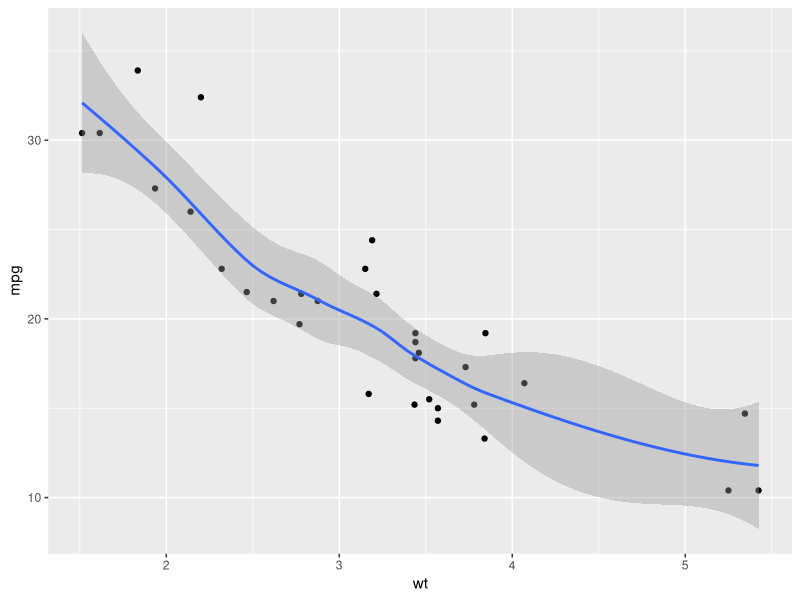
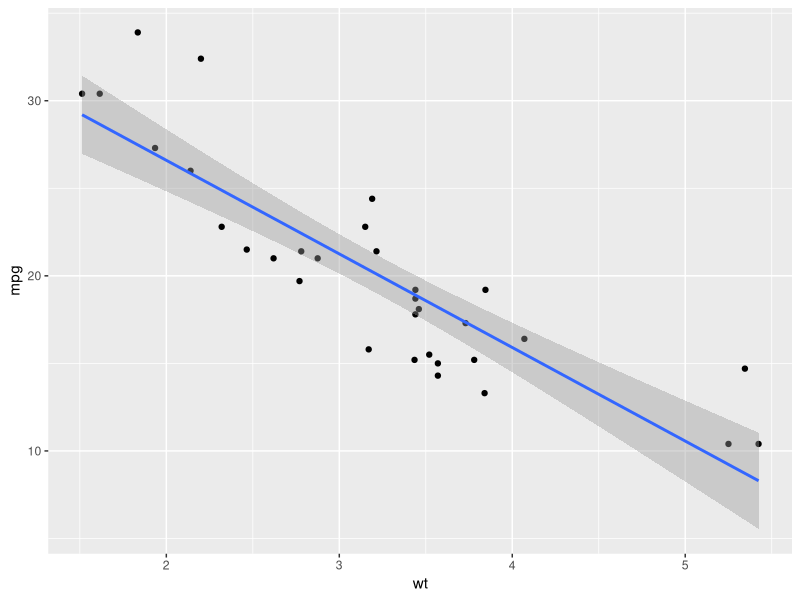
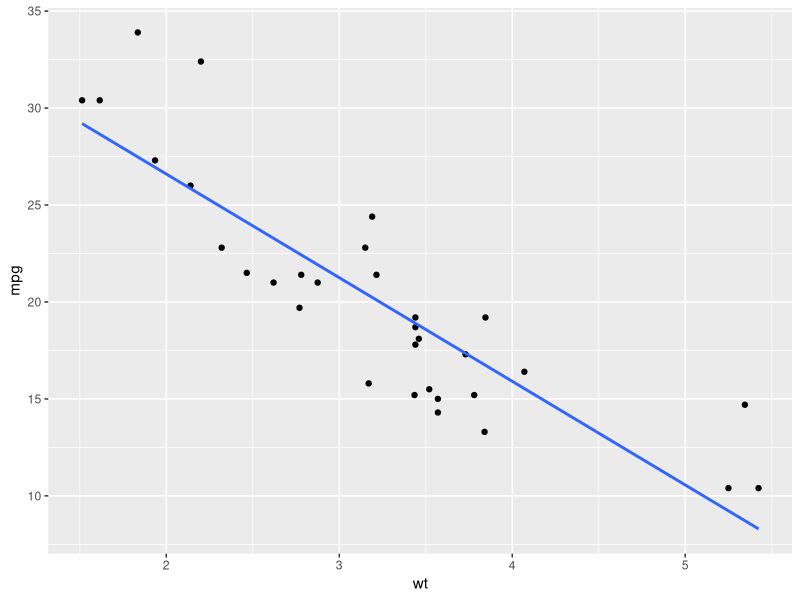
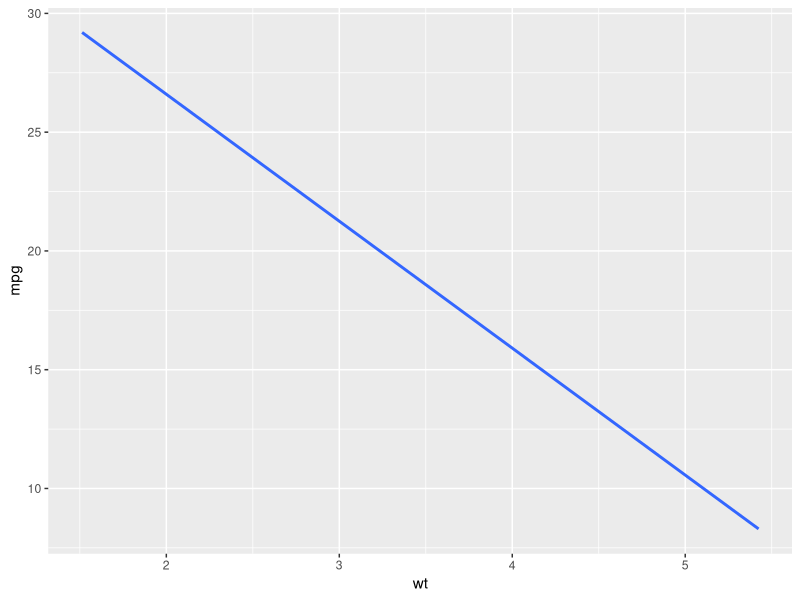
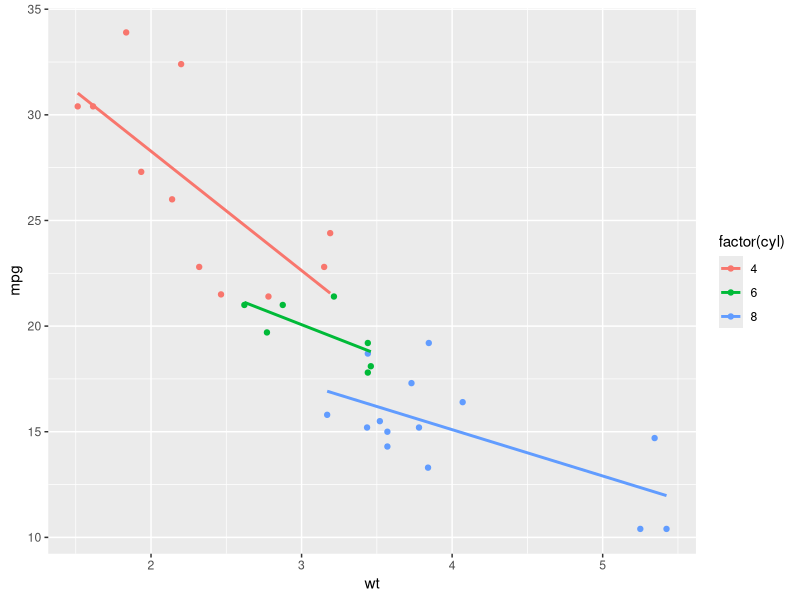
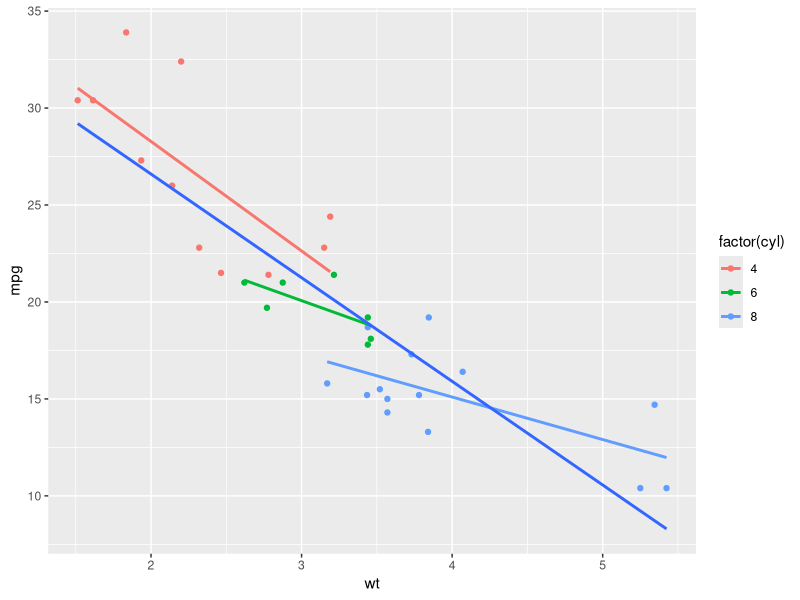
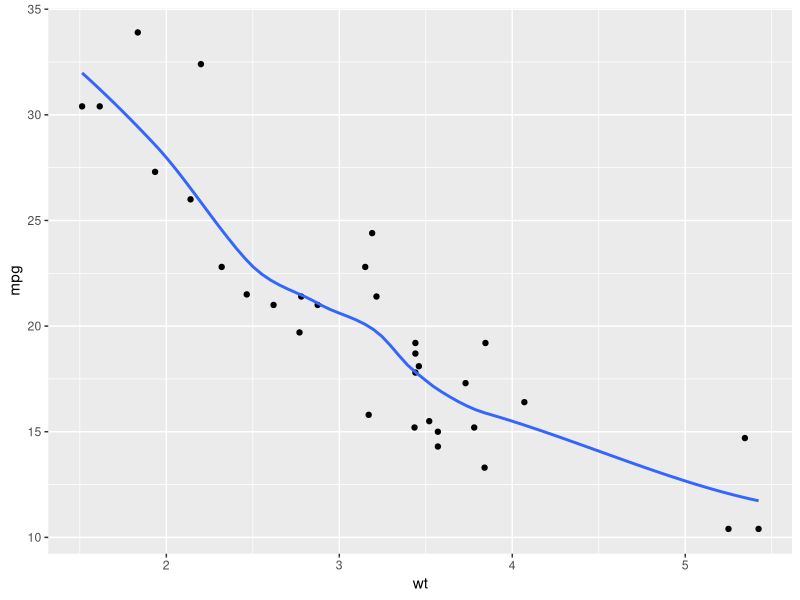
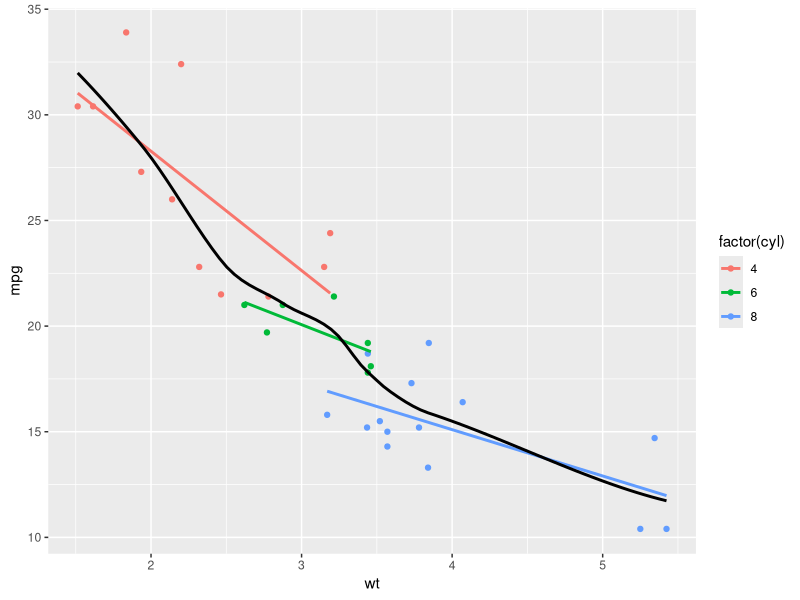

R code for these plots, in order: (Note: this script raises an error after producing the figures.)
###Chapter 1 Statistics

###Smoothing
library(ggplot2)
# ggplot2 is already loaded

# Explore the mtcars data frame with str()
str(mtcars)

# A scatter plot with LOESS smooth:
ggplot(mtcars, aes(x = wt, y = mpg)) +
  geom_point() +
  geom_smooth()

# A scatter plot with an ordinary Least Squares linear model:
ggplot(mtcars, aes(x = wt, y = mpg)) +
  geom_point() +
  geom_smooth(method = "lm")

# The previous plot, without CI ribbon:
ggplot(mtcars, aes(x = wt, y = mpg)) +
  geom_point() +
  geom_smooth(method = "lm", se = F)

# The previous plot, without points:
ggplot(mtcars, aes(x = wt, y = mpg)) +
  stat_smooth(method = "lm", se = F)

###Grouping Variables
# ggplot2 is already loaded

# Define cyl as a factor variable
ggplot(mtcars, aes(x = wt, y = mpg, col = factor(cyl))) +
  geom_point() +
  stat_smooth(method = "lm", se = F)

# Complete the following ggplot command as instructed
ggplot(mtcars, aes(x = wt, y = mpg, col = factor(cyl))) +
  geom_point() +
  stat_smooth(method = "lm", se = F) +
  stat_smooth(method = "lm", se = F, aes(group = 1))

###Modifying stat_smooth
# Plot 1: change the LOESS span
ggplot(mtcars, aes(x = wt, y = mpg)) +
  geom_point() +
  # Add span below 
  geom_smooth(se = F, span = 0.7)

# Plot 2: Set the overall model to LOESS and use a span of 0.7
ggplot(mtcars, aes(x = wt, y = mpg, col = factor(cyl))) +
  geom_point() +
  stat_smooth(method = "lm", se = F) +
  # Change method and add span below
  stat_smooth(method = "loess", aes(group = 1), 
              se = F, col = "black", span = 0.7)

# Plot 3: Set col to "All", inside the aes layer of stat_smooth()
ggplot(mtcars, aes(x = wt, y = mpg, col = factor(cyl))) +
  geom_point() +
  stat_smooth(method = "lm", se = F) +
  stat_smooth(method = "loess",
              # Add col inside aes()
              aes(group = 1, col = "All"), 
              # Remove the col argument below
              se = F, span = 0.7)

# Plot 4: Add scale_color_manual to change the colors
# See Ch1 Plot 4.png
myColors <- c(brewer.pal(3, "Dark2"), "black")
ggplot(mtcars, aes(x = wt, y = mpg, col = factor(cyl))) +
  geom_point() +
  stat_smooth(method = "lm", se = F, span = 0.75) +
  stat_smooth(method = "loess", 
              aes(group = 1, col="All"), 
              se = F, span = 0.7) +
  # Add correct arguments to scale_color_manual
  scale_color_manual("Cylinders", values = myColors)

###Modifying stat_smooth (2)
# Plot 1: Jittered scatter plot, add a linear model (lm) smooth
# See Ch1 Vocab Plot 1
ggplot(Vocab, aes(x = education, y = vocabulary)) +
  geom_jitter(alpha = 0.2) +
  stat_smooth(method = "lm", se = F)

# Plot 2: Only lm, colored by year
# See Ch1 Vocab Plot 2
ggplot(Vocab, aes(x = education, y = vocabulary, col = factor(year))) +
  stat_smooth(method = "lm", se = F)

# Plot 3: Set a color brewer palette
# See Ch1 Vocab Plot 3
ggplot(Vocab, aes(x = education, y = vocabulary, col = factor(year))) +
  stat_smooth(method = "lm", se = F) +
  scale_color_brewer()

# Plot 4: Change col and group, specify alpha, size and geom, and add scale_color_gradient
# See Ch1 Vocab Plot 4
ggplot(Vocab, aes(x = education, y = vocabulary, col = year, group = factor(year))) +
  stat_smooth(method = "lm", se = F, alpha = 0.6, size = 2) +
  scale_color_gradientn(colors = brewer.pal(9,"YlOrRd"))

###Quantiles
# Use stat_quantile instead of stat_smooth:
# See Ch1 Vocab Plot 5
ggplot(Vocab, aes(x = education, y = vocabulary, col = year, group = factor(year))) +
  stat_quantile(alpha = 0.6, size = 2) +
  scale_color_gradientn(colors = brewer.pal(9,"YlOrRd"))

# Set quantile to 0.5:
# See Ch1 Vocab Plot 6
ggplot(Vocab, aes(x = education, y = vocabulary, col = year, group = factor(year))) +
  stat_quantile(alpha = 0.6, size = 2, quantiles = 0.5) +
  scale_color_gradientn(colors = brewer.pal(9,"YlOrRd"))

###Sum
# Plot with linear and loess model
p <- ggplot(Vocab, aes(x = education, y = vocabulary)) +
  stat_smooth(method = "loess", aes(col = "red"), se = F) +
  stat_smooth(method = "lm", aes(col = "blue"), se = F) +
  scale_color_discrete("Model", labels = c("red" = "LOESS", "blue" = "lm"))

# Add stat_sum
# See Ch1 Vocab Plot 7
p + stat_sum()

# Add stat_sum and set size range
# See Ch1 Vocab Plot 8
p + stat_sum() + scale_size(range = c(1, 10))

###Preparations
# Display structure of mtcars
str(mtcars)

# Convert cyl and am to factors:
mtcars$cyl <- as.factor(mtcars$cyl)
mtcars$am <- as.factor(mtcars$am)

# Define positions:
posn.d <- position_dodge(0.1)
posn.jd <- position_jitterdodge(jitter.width = 0.1, dodge.width = 0.2)
posn.j <- position_jitter(0.2)

# Base layers:
wt.cyl.am <- ggplot(mtcars, aes(x = cyl, 
                                y = wt, 
                                col = am, 
                                fill = am,
                                group = am))

###Plotting Variations
# wt.cyl.am, posn.d, posn.jd and posn.j are available

# Plot 1: Jittered, dodged scatter plot with transparent points
wt.cyl.am +
  geom_point(position = posn.jd, alpha = 0.6)

# Plot 2: Mean and SD - the easy way
wt.cyl.am + 
  stat_summary(fun.data = mean_sdl, fun.args = list(mult = 1), position = posn.d)

# Plot 3: Mean and 95% CI - the easy way
wt.cyl.am + 
  stat_summary(fun.data = mean_cl_normal, position = posn.d)

# Plot 4: Mean and SD - with T-tipped error bars - fill in ___
wt.cyl.am +
  stat_summary(geom = "point", fun.y = mean, 
               position = posn.d) +
  stat_summary(geom = "errorbar", fun.data = mean_sdl, 
               position = posn.d, fun.args = list(mult = 1), width = 0.1)

###Custom Functions
# Play vector xx is available in Data Camp's Workspace
# See Ch1 XX Plot 1

# Function to save range for use in ggplot: 
gg_range <- function(x) {
  # Change x below to return the instructed values
  data.frame(ymin = min(x), # Min
             ymax = max(x)) # Max
}

gg_range(xx)
# Required output:
#   ymin ymax
# 1    1  100

# Function to Custom function:
med_IQR <- function(x) {
  # Change x below to return the instructed values
  data.frame(y =  median(x), # Median
             ymin = quantile(x)[2], # 1st quartile
             ymax = quantile(x)[4])  # 3rd quartile
}

med_IQR(xx)
# Required output:
#        y  ymin  ymax
# 25% 50.5 25.75 75.25

###Custom Functions (2)
# The base ggplot command, you don't have to change this
# See Ch1 XX Plot 2
wt.cyl.am <- ggplot(mtcars, aes(x = cyl,y = wt, col = am, fill = am, group = am))

# Add three stat_summary calls to wt.cyl.am
wt.cyl.am + 
  stat_summary(geom = "linerange", fun.data = med_IQR, 
               position = posn.d, size = 3) +
  stat_summary(geom = "linerange", fun.data = gg_range, 
               position = posn.d, size = 3, 
               alpha = 0.4) +
  stat_summary(geom = "point", fun.y = median, 
               position = posn.d, size = 3, 
               col = "black", shape = "X")

